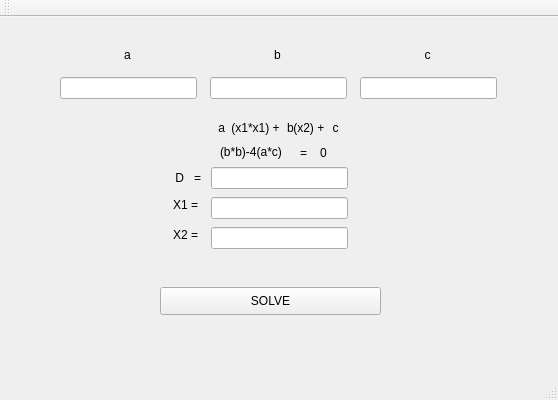
<?xml version="1.0" encoding="UTF-8"?>
<ui version="4.0">
 <class>Delta_QTClass</class>
 <widget class="QMainWindow" name="Delta_QTClass">
  <property name="geometry">
   <rect>
    <x>0</x>
    <y>0</y>
    <width>558</width>
    <height>400</height>
   </rect>
  </property>
  <property name="windowTitle">
   <string>Delta_QT</string>
  </property>
  <widget class="QWidget" name="centralWidget">
   <widget class="QPushButton" name="pushButton">
    <property name="geometry">
     <rect>
      <x>160</x>
      <y>270</y>
      <width>221</width>
      <height>28</height>
     </rect>
    </property>
    <property name="text">
     <string>SOLVE</string>
    </property>
   </widget>
   <widget class="QLabel" name="label_4">
    <property name="geometry">
     <rect>
      <x>110</x>
      <y>150</y>
      <width>91</width>
      <height>21</height>
     </rect>
    </property>
    <property name="text">
     <string>D   =</string>
    </property>
    <property name="alignment">
     <set>Qt::AlignRight|Qt::AlignTrailing|Qt::AlignVCenter</set>
    </property>
   </widget>
   <widget class="QLabel" name="label_5">
    <property name="geometry">
     <rect>
      <x>170</x>
      <y>180</y>
      <width>28</width>
      <height>16</height>
     </rect>
    </property>
    <property name="text">
     <string> X1 =</string>
    </property>
    <property name="alignment">
     <set>Qt::AlignRight|Qt::AlignTrailing|Qt::AlignVCenter</set>
    </property>
   </widget>
   <widget class="QLabel" name="label_6">
    <property name="geometry">
     <rect>
      <x>170</x>
      <y>210</y>
      <width>28</width>
      <height>16</height>
     </rect>
    </property>
    <property name="text">
     <string>X2 =</string>
    </property>
    <property name="alignment">
     <set>Qt::AlignRight|Qt::AlignTrailing|Qt::AlignVCenter</set>
    </property>
   </widget>
   <widget class="QLineEdit" name="Output_D">
    <property name="geometry">
     <rect>
      <x>211</x>
      <y>150</y>
      <width>137</width>
      <height>22</height>
     </rect>
    </property>
   </widget>
   <widget class="QLineEdit" name="Output_x1">
    <property name="geometry">
     <rect>
      <x>211</x>
      <y>180</y>
      <width>137</width>
      <height>22</height>
     </rect>
    </property>
   </widget>
   <widget class="QLineEdit" name="Output_x2">
    <property name="geometry">
     <rect>
      <x>211</x>
      <y>210</y>
      <width>137</width>
      <height>22</height>
     </rect>
    </property>
   </widget>
   <widget class="QLineEdit" name="Input_B">
    <property name="geometry">
     <rect>
      <x>210</x>
      <y>60</y>
      <width>137</width>
      <height>22</height>
     </rect>
    </property>
   </widget>
   <widget class="QLabel" name="label_2">
    <property name="geometry">
     <rect>
      <x>250</x>
      <y>30</y>
      <width>55</width>
      <height>16</height>
     </rect>
    </property>
    <property name="text">
     <string>b</string>
    </property>
    <property name="alignment">
     <set>Qt::AlignCenter</set>
    </property>
   </widget>
   <widget class="QLineEdit" name="Input_C">
    <property name="geometry">
     <rect>
      <x>360</x>
      <y>60</y>
      <width>137</width>
      <height>22</height>
     </rect>
    </property>
   </widget>
   <widget class="QLabel" name="label_3">
    <property name="geometry">
     <rect>
      <x>400</x>
      <y>30</y>
      <width>55</width>
      <height>16</height>
     </rect>
    </property>
    <property name="text">
     <string>c</string>
    </property>
    <property name="alignment">
     <set>Qt::AlignCenter</set>
    </property>
   </widget>
   <widget class="QLineEdit" name="Input_A">
    <property name="geometry">
     <rect>
      <x>60</x>
      <y>60</y>
      <width>137</width>
      <height>22</height>
     </rect>
    </property>
   </widget>
   <widget class="QLabel" name="label">
    <property name="geometry">
     <rect>
      <x>100</x>
      <y>30</y>
      <width>55</width>
      <height>16</height>
     </rect>
    </property>
    <property name="text">
     <string>a</string>
    </property>
    <property name="alignment">
     <set>Qt::AlignCenter</set>
    </property>
   </widget>
   <widget class="QLabel" name="label_7">
    <property name="geometry">
     <rect>
      <x>220</x>
      <y>90</y>
      <width>71</width>
      <height>41</height>
     </rect>
    </property>
    <property name="text">
     <string>(x1*x1) +</string>
    </property>
    <property name="alignment">
     <set>Qt::AlignCenter</set>
    </property>
   </widget>
   <widget class="QLabel" name="label_8">
    <property name="geometry">
     <rect>
      <x>290</x>
      <y>90</y>
      <width>51</width>
      <height>41</height>
     </rect>
    </property>
    <property name="text">
     <string> (x2) +</string>
    </property>
   </widget>
   <widget class="QLabel" name="label_c">
    <property name="geometry">
     <rect>
      <x>310</x>
      <y>90</y>
      <width>51</width>
      <height>41</height>
     </rect>
    </property>
    <property name="text">
     <string>c</string>
    </property>
    <property name="alignment">
     <set>Qt::AlignCenter</set>
    </property>
   </widget>
   <widget class="QLabel" name="label_b">
    <property name="geometry">
     <rect>
      <x>270</x>
      <y>90</y>
      <width>41</width>
      <height>41</height>
     </rect>
    </property>
    <property name="text">
     <string>b</string>
    </property>
    <property name="alignment">
     <set>Qt::AlignCenter</set>
    </property>
   </widget>
   <widget class="QLabel" name="label_a">
    <property name="geometry">
     <rect>
      <x>170</x>
      <y>90</y>
      <width>55</width>
      <height>41</height>
     </rect>
    </property>
    <property name="text">
     <string>a</string>
    </property>
    <property name="alignment">
     <set>Qt::AlignRight|Qt::AlignTrailing|Qt::AlignVCenter</set>
    </property>
   </widget>
   <widget class="QLabel" name="label_9">
    <property name="geometry">
     <rect>
      <x>220</x>
      <y>119</y>
      <width>81</width>
      <height>31</height>
     </rect>
    </property>
    <property name="text">
     <string>(b*b)-4(a*c)</string>
    </property>
   </widget>
   <widget class="QLabel" name="Label_delta">
    <property name="geometry">
     <rect>
      <x>320</x>
      <y>125</y>
      <width>20</width>
      <height>21</height>
     </rect>
    </property>
    <property name="text">
     <string>0</string>
    </property>
   </widget>
   <widget class="QLabel" name="Label_symbol">
    <property name="geometry">
     <rect>
      <x>300</x>
      <y>125</y>
      <width>21</width>
      <height>21</height>
     </rect>
    </property>
    <property name="text">
     <string>=</string>
    </property>
   </widget>
  </widget>
  <widget class="QMenuBar" name="menuBar">
   <property name="geometry">
    <rect>
     <x>0</x>
     <y>0</y>
     <width>558</width>
     <height>26</height>
    </rect>
   </property>
  </widget>
  <widget class="QToolBar" name="mainToolBar">
   <attribute name="toolBarArea">
    <enum>TopToolBarArea</enum>
   </attribute>
   <attribute name="toolBarBreak">
    <bool>false</bool>
   </attribute>
  </widget>
  <widget class="QStatusBar" name="statusBar"/>
 </widget>
 <layoutdefault spacing="6" margin="11"/>
 <resources>
  <include location="Delta_QT.qrc"/>
 </resources>
 <connections/>
</ui>
